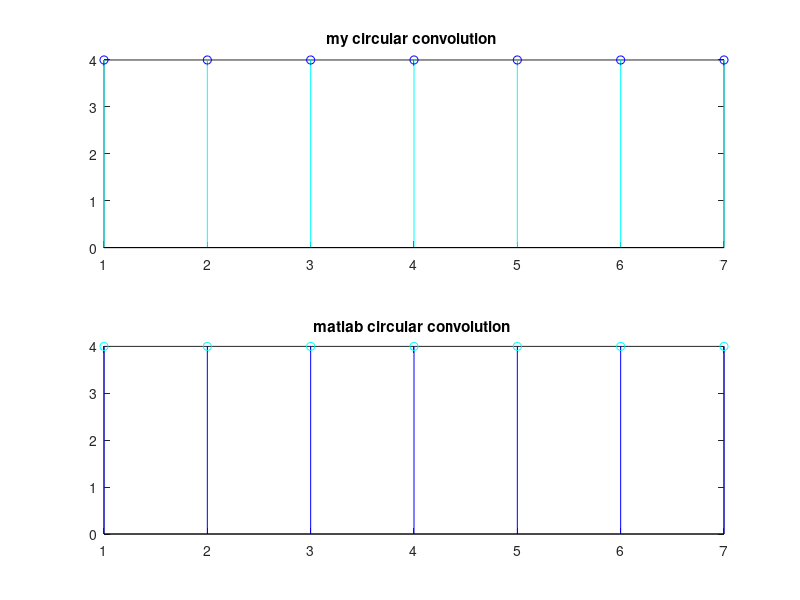

MATLAB code for this plot:
function  Assignment5_harel_wilner_305571986

%% Q2
x=[0 0 1 2 1 0 0 ]; 
y=ones(1,7);
n1=length(x);
n2 = length(y);
n = max(n1,n2);
t=1:n;
x = [x,zeros(1,n-n1)];
y = [y,zeros(1,n-n2)];
yh = zeros(1,n);
for i =0:n-1
            for j = 0:n-1
                      k = mod((i-j),n);
                      yh(i+1) = yh(i+1) + x(j+1)*y(k+1);
            end
end
figure
subplot(2,1,1)
stem(t,yh,'c','MarkerEdgeColor','b')
title('my circular convolution ');
%ym=cconv(circshift(fliplr(y),n), circshift(fliplr(x),n),n)




subplot(2,1,2)
check=cconv(x,y,length(x));
stem(t,check,'b','MarkerEdgeColor','c')
title('matlab circular convolution ');
%%

H=[1 2 3; 3 1 2; 2 3 1];
x=[5 6 7]';
ans1=H*x;
x21=circshift(x,1)
end
